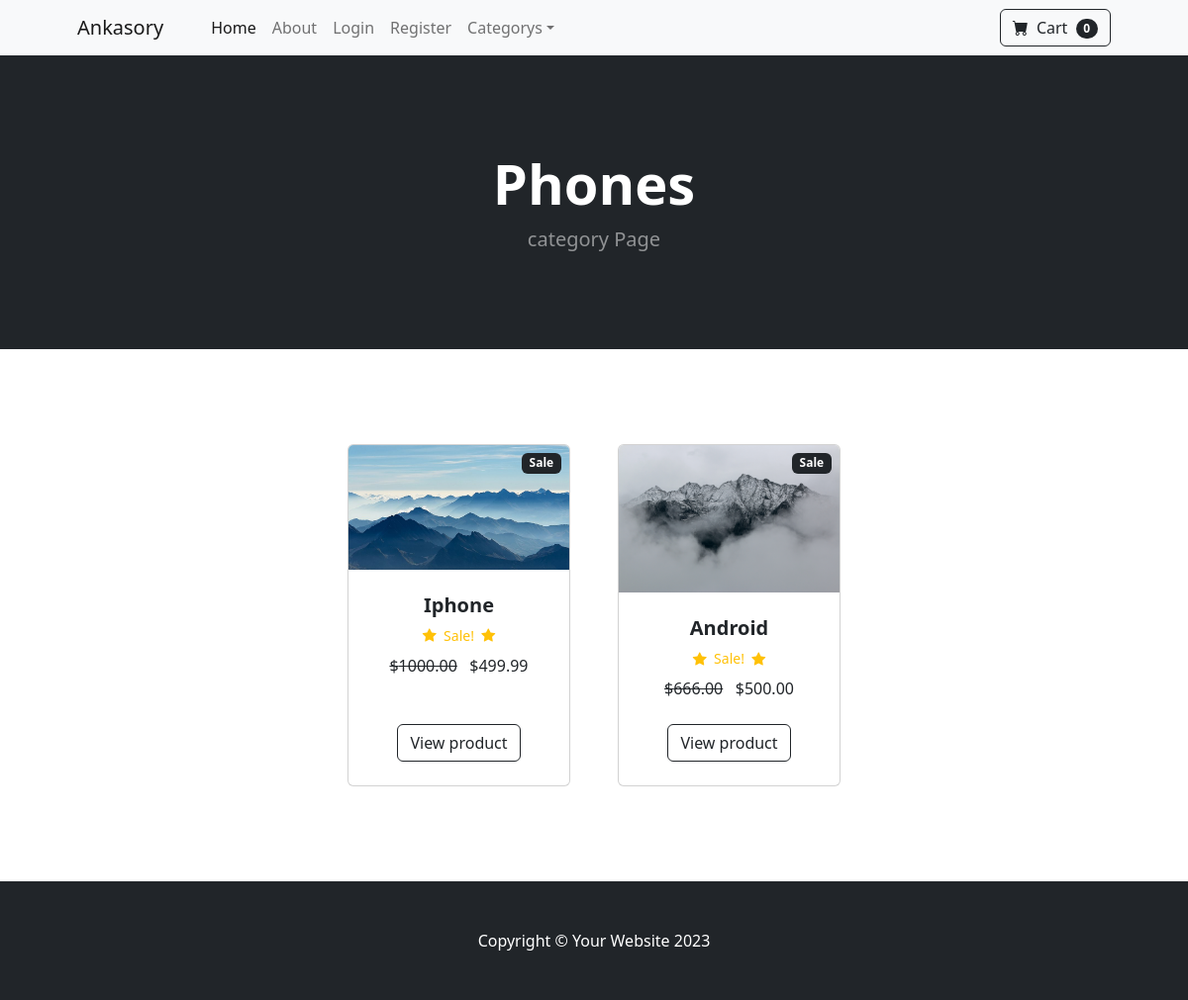
Before: /category/Phones with the older database file.
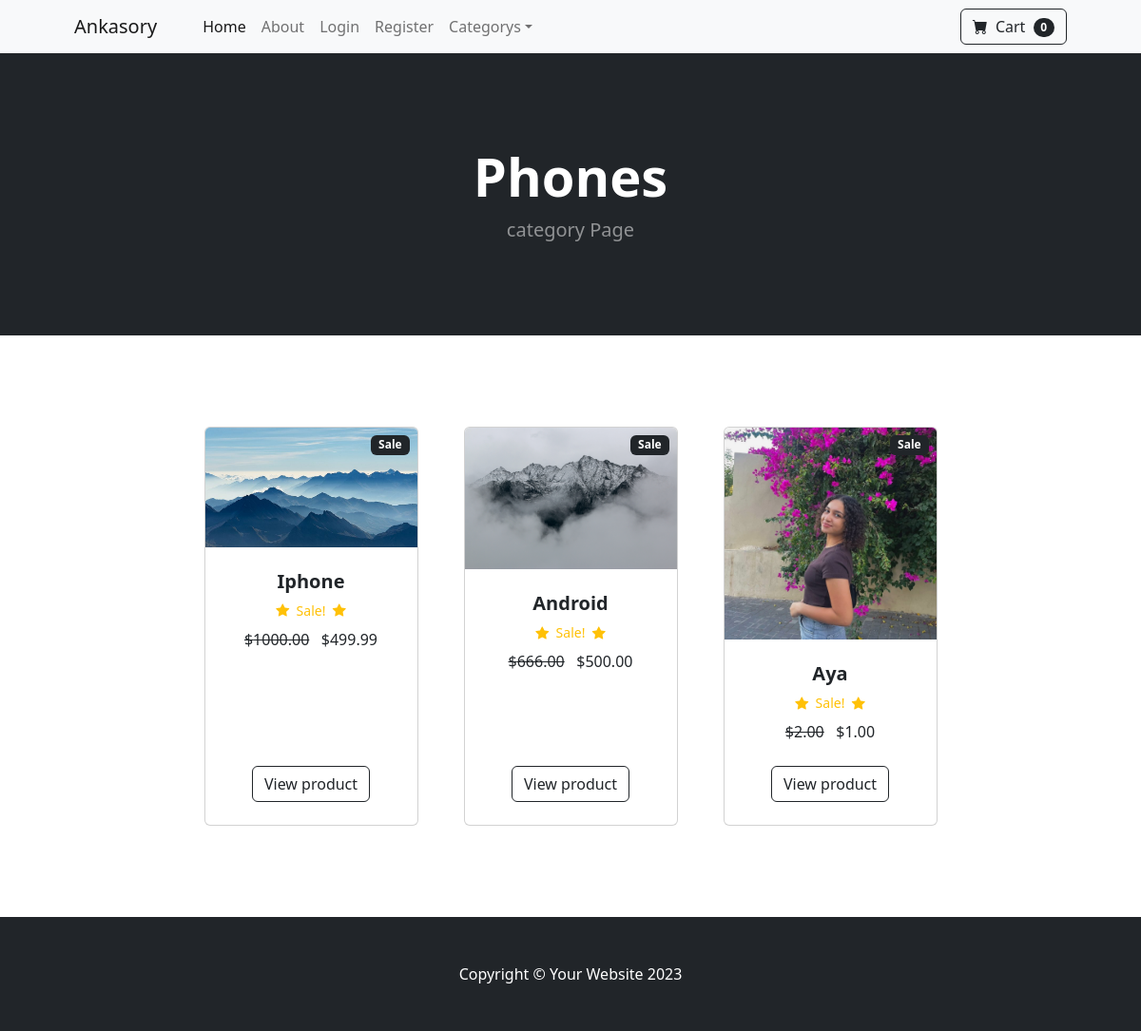
After: the same page with the newer database file.
### Store/models.py (models this page shows, shortened)
class Product(models.Model):
    name=models.CharField(max_length=50)
    price=models.DecimalField(default=0,decimal_places=2,max_digits=6)
    description=models.CharField(max_length=200,default='',blank=True,null=True)
    category=models.ForeignKey(Category,on_delete=models.CASCADE,default=1)
    image=models.ImageField(upload_to='uploads/product/')
    is_sale=models.BooleanField(default=False)
    sale_price=models.DecimalField(default=0,decimal_places=2,max_digits=6)

### Store/views.py (the view)
# urls.py: path('category/<str:foo>',views.category,name='category'),
def category(request, foo):
    foo=foo.replace('-', ' ')
    try:
        category=Category.objects.get(name=foo)
        products=Product.objects.filter(category=category)
        return render(request, 'category.html', {'products': products, 'category': category})
    except:
        messages.error(request, 'That Category does not exist')
        return redirect('home')

### Cart/context_processors.py (called while the page is built)
def cart(request):
    return {'cart':Cart(request)}

### Store/models.py (called while the page is built)
    def __str__(self):
        return self.name

### Store/templates/category.html (shortened to what this page needs)
{% extends "base.html" %} {% block content %}
<header class="bg-dark py-5">
  <div class="container px-4 px-lg-5 my-5">
    <div class="text-center text-white">
      <h1 class="display-4 fw-bolder">{{category}}</h1>
      <p class="lead fw-normal text-white-50 mb-0">
        category Page
      </p>
    </div>
  </div>
</header>
<section class="py-5">
  <div class="container px-4 px-lg-5 mt-5">
    <div
      class="row gx-4 gx-lg-5 row-cols-2 row-cols-md-3 row-cols-xl-4 justify-content-center"
    >
      {%for product in products%} {%if product.is_sale%}
      <div class="col mb-5">
        <div class="card h-100">
          <div
            class="badge bg-dark text-white position-absolute"
            style="top: 0.5rem; right: 0.5rem"
          >
            Sale
          </div>
          <img class="card-img-top" src="{{product.image.url}}" alt="..." />
          <div class="card-body p-4">
            <div class="text-center">
              <h5 class="fw-bolder">{{product.name}}</h5>
              <div
                class="d-flex justify-content-center small text-warning mb-2"
              >
                <div class="bi-star-fill"></div>
                &nbsp;&nbsp;Sale!&nbsp;&nbsp;
                <div class="bi-star-fill"></div>
              </div>
              <strike>${{product.price}}</strike>
              &nbsp; ${{product.sale_price}}
            </div>
          </div>
          <div class="card-footer p-4 pt-0 border-top-0 bg-transparent">
            <div class="text-center">
              <a
                class="btn btn-outline-dark mt-auto"
                href="{% url 'product' product.id %}"
                >View product</a
              >
            </div>
          </div>
        </div>
      </div>
      {%endif%} {% endfor %}
    </div>
  </div>
</section>
{% endblock %}

Changed rows visible on the page:
added Product: image (picture), name "Aya", price "2.00", sale_price "1.00"
